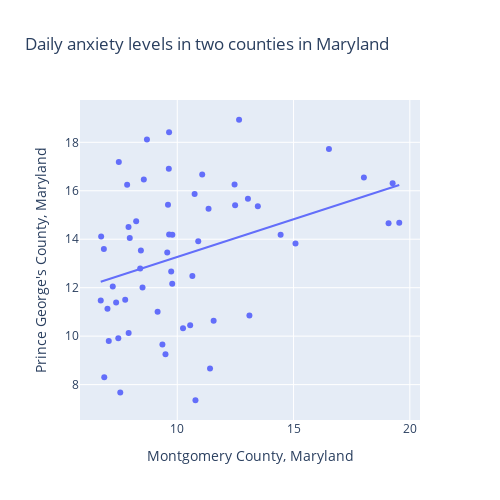

The notebook cell this image was saved under:
### Code cell
px_fig = px.scatter(mc_pg_wide, 
                    x="Montgomery County, Maryland", 
                    y="Prince George's County, Maryland",
                    height=500,
                    width= 500,
                    title = 'Daily anxiety levels in two counties in Maryland',
                    # adds the OLS line of best fit
                    trendline='ols'
                 # uncomment to draw marginal histograms:
                  # , marginal_x='histogram' 
                  #  ,  marginal_y='histogram' 
                   )

px_fig.show()

### Figure 1 — Plotly figure (JSON) as saved in the notebook; plotly's stock layout.template omitted (floating-point values rounded to 4 significant figures)
{"data": [{"hovertemplate": "Montgomery County, Maryland=%{x}<br>Prince George's County, Maryland=%{y}<extra></extra>", "legendgroup": "", "marker": {"color": "#636efa", "symbol": "circle"}, "mode": "markers", "name": "", "orientation": "v", "showlegend": false, "type": "scatter", "x": [8.696, 9.636, 6.727, 7.845, 8.233, 6.844, 7.487, 7.91, 7.761, 8.437, 6.999, 8.406, 9.569, 8.506, 7.372, 7.227, 7.055, 7.465, 7.55, 6.861, 6.71, 9.783, 9.738, 10.9, 14.44, 12.66, 10.75, 11.07, 10.65, 10.56, 10.25, 9.361, 9.493, 11.41, 10.78, 11.56, 13.1, 12.49, 11.35, 9.601, 8.562, 9.648, 9.65, 13.04, 15.08, 19.09, 19.54, 19.26, 16.52, 18.02, 12.46, 13.46, 9.788, 7.905, 7.958, 9.154], "xaxis": "x", "y": [18.11, 16.91, 14.12, 16.25, 14.74, 13.6, 17.19, 10.13, 11.5, 13.54, 11.13, 12.79, 13.45, 12.01, 11.39, 12.05, 9.804, 9.912, 7.671, 8.306, 11.47, 12.17, 12.67, 13.92, 14.18, 18.93, 15.87, 16.67, 12.49, 10.45, 10.32, 9.66, 9.258, 8.669, 7.355, 10.64, 10.85, 15.4, 15.26, 15.43, 16.47, 18.42, 14.19, 15.67, 13.82, 14.66, 14.68, 16.31, 17.72, 16.55, 16.26, 15.36, 14.18, 14.51, 14.05, 11.01], "yaxis": "y"}, {"hovertemplate": "<b>OLS trendline</b><br>Prince George's County, Maryland = 0.310898 * Montgomery County, Maryland + 10.1612<br>R<sup>2</sup>=0.124810<br><br>Montgomery County, Maryland=%{x}<br>Prince George's County, Maryland=%{y} <b>(trend)</b><extra></extra>", "legendgroup": "", "marker": {"color": "#636efa", "symbol": "circle"}, "mode": "lines", "name": "", "showlegend": false, "type": "scatter", "x": [6.71, 6.727, 6.844, 6.861, 6.999, 7.055, 7.227, 7.372, 7.465, 7.487, 7.55, 7.761, 7.845, 7.905, 7.91, 7.958, 8.233, 8.406, 8.437, 8.506, 8.562, 8.696, 9.154, 9.361, 9.493, 9.569, 9.601, 9.636, 9.648, 9.65, 9.738, 9.783, 9.788, 10.25, 10.56, 10.65, 10.75, 10.78, 10.9, 11.07, 11.35, 11.41, 11.56, 12.46, 12.49, 12.66, 13.04, 13.1, 13.46, 14.44, 15.08, 16.52, 18.02, 19.09, 19.26, 19.54], "xaxis": "x", "y": [12.25, 12.25, 12.29, 12.29, 12.34, 12.35, 12.41, 12.45, 12.48, 12.49, 12.51, 12.57, 12.6, 12.62, 12.62, 12.64, 12.72, 12.77, 12.78, 12.81, 12.82, 12.86, 13.01, 13.07, 13.11, 13.14, 13.15, 13.16, 13.16, 13.16, 13.19, 13.2, 13.2, 13.35, 13.44, 13.47, 13.5, 13.51, 13.55, 13.6, 13.69, 13.71, 13.76, 14.04, 14.04, 14.1, 14.21, 14.23, 14.35, 14.65, 14.85, 15.3, 15.77, 16.09, 16.15, 16.24], "yaxis": "y"}], "layout": {"height": 500, "legend": {"tracegroupgap": 0}, "title": {"text": "Daily anxiety levels in two counties in Maryland"}, "width": 500, "xaxis": {"anchor": "y", "autorange": true, "domain": [0, 1], "range": [5.818, 20.44], "title": {"text": "Montgomery County, Maryland"}, "type": "linear"}, "yaxis": {"anchor": "x", "autorange": true, "domain": [0, 1], "range": [6.539, 19.75], "title": {"text": "Prince George's County, Maryland"}, "type": "linear"}}}
